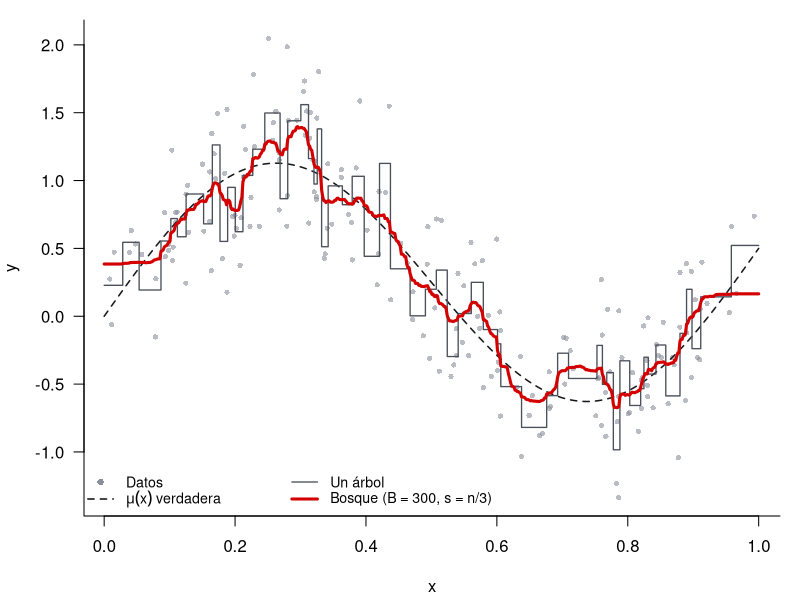

R code for this plot:
# ------------------------------------------------------------------
# Un árbol vs. un bosque
# Simulación para la diapositiva "Un árbol vs. un bosque"
# (presentación Random Forest, Econometría con Machine Learning)
#
# Se ajusta un árbol de regresión profundo y un bosque construido
# promediando B árboles estimados en submuestras de tamaño s extraídas
# SIN reemplazo (Gaillac y L'Hour, 2025, sec. 2.7.3, ec. 2.26).
#
# Requiere solo el paquete rpart (viene con la instalación base de R).
# Ejecutar desde la carpeta "random forest": la figura se guarda en
# images/arbol_vs_bosque.png
# ------------------------------------------------------------------

library(rpart)

set.seed(3)

# ---- 1. Datos simulados -------------------------------------------
n  <- 200
mu <- function(x) sin(2 * pi * x) + 0.5 * x   # CEF verdadera
x  <- sort(runif(n))
y  <- mu(x) + rnorm(n, sd = 0.35)
datos <- data.frame(x = x, y = y)

grid <- data.frame(x = seq(0, 1, length.out = 600))

# ---- 2. Un árbol profundo ------------------------------------------
# cp = 0: sin poda; minbucket = 3: al menos 3 observaciones por hoja
ctrl <- rpart.control(cp = 0, minbucket = 3, minsplit = 6, xval = 0)

arbol      <- rpart(y ~ x, data = datos, control = ctrl)
pred_arbol <- predict(arbol, newdata = grid)

# ---- 3. Bosque: promedio de B árboles en submuestras ---------------
B <- 300                 # número de árboles
s <- floor(n / 3)        # tamaño de cada submuestra

pred_b <- matrix(NA, nrow = nrow(grid), ncol = B)
for (b in 1:B) {
  idx <- sample(n, s, replace = FALSE)            # submuestra sin reemplazo
  arbol_b <- rpart(y ~ x, data = datos[idx, ], control = ctrl)
  pred_b[, b] <- predict(arbol_b, newdata = grid)
}
pred_bosque <- rowMeans(pred_b)                   # (1/B) * sum_b T_b(x)

# ---- 4. Error cuadrático medio frente a la CEF verdadera -----------
ecm <- function(p) mean((p - mu(grid$x))^2)
cat(sprintf("ECM un árbol: %.4f\nECM bosque:   %.4f\n",
            ecm(pred_arbol), ecm(pred_bosque)))

# ---- 5. Figura -----------------------------------------------------
dir.create("images", showWarnings = FALSE)
png("images/arbol_vs_bosque.png", width = 2000, height = 920, res = 200,
    bg = "#fbfaf7")
par(mar = c(4.2, 4.2, 1, 1), bty = "l", las = 1)

plot(x, y, pch = 16, cex = 0.7, col = adjustcolor("#8a909b", 0.6),
     xlab = expression(x), ylab = expression(y))
lines(grid$x, mu(grid$x), lty = 2, lwd = 1.5, col = "#16181d")
lines(grid$x, pred_arbol, type = "s", lwd = 1.3, col = "#4a4f59")
lines(grid$x, pred_bosque, lwd = 3, col = "#d40000")

legend("bottomleft", ncol = 2, bty = "n", cex = 0.85,
       legend = c("Datos", expression(mu(x) ~ "verdadera"), "Un árbol",
                  paste0("Bosque (B = ", B, ", s = n/3)")),
       pch = c(16, NA, NA, NA), lty = c(NA, 2, 1, 1), lwd = c(NA, 1.5, 1.3, 3),
       col = c("#8a909b", "#16181d", "#4a4f59", "#d40000"))
dev.off()
